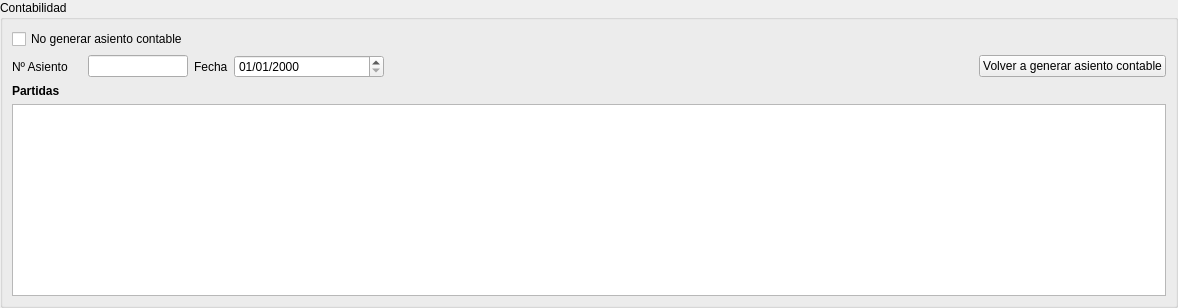
     <widget class="QWidget" name="pageContabilidad">
      <layout class="QVBoxLayout" name="verticalLayout_7">
       <property name="leftMargin">
        <number>0</number>
       </property>
       <property name="topMargin">
        <number>0</number>
       </property>
       <property name="rightMargin">
        <number>0</number>
       </property>
       <property name="bottomMargin">
        <number>0</number>
       </property>
       <item>
        <widget class="QGroupBox" name="groupBox_9">
         <property name="title">
          <string>Contabilidad</string>
         </property>
         <layout class="QGridLayout" name="gridLayout_5">
          <item row="0" column="0" colspan="2">
           <widget class="DBCheckBox" name="db_nogenerarasiento">
            <property name="text">
             <string>No generar asiento contable</string>
            </property>
            <property name="fieldName">
             <string>nogenerarasiento</string>
            </property>
            <property name="dataEditable">
             <bool>true</bool>
            </property>
           </widget>
          </item>
          <item row="1" column="0">
           <widget class="QLabel" name="label_20">
            <property name="text">
             <string>Nº Asiento</string>
            </property>
           </widget>
          </item>
          <item row="1" column="1">
           <widget class="DBNumberEdit" name="db_co_asientos_numero">
            <property name="maximumSize">
             <size>
              <width>100</width>
              <height>16777215</height>
             </size>
            </property>
            <property name="fieldName">
             <string>co_asientos.brother.numero</string>
            </property>
           </widget>
          </item>
          <item row="1" column="2">
           <widget class="QLabel" name="label_19">
            <property name="text">
             <string>Fecha</string>
            </property>
           </widget>
          </item>
          <item row="1" column="3">
           <widget class="DBDateTimeEdit" name="db_co_asientos_fecha">
            <property name="sizePolicy">
             <sizepolicy hsizetype="Preferred" vsizetype="Fixed">
              <horstretch>0</horstretch>
              <verstretch>0</verstretch>
             </sizepolicy>
            </property>
            <property name="minimumSize">
             <size>
              <width>150</width>
              <height>23</height>
             </size>
            </property>
            <property name="displayFormat">
             <string>dd/MM/yyyy</string>
            </property>
            <property name="fieldName">
             <string>co_asientos.brother.fecha</string>
            </property>
           </widget>
          </item>
          <item row="1" column="4">
           <spacer name="horizontalSpacer_4">
            <property name="orientation">
             <enum>Qt::Horizontal</enum>
            </property>
            <property name="sizeHint" stdset="0">
             <size>
              <width>583</width>
              <height>20</height>
             </size>
            </property>
           </spacer>
          </item>
          <item row="1" column="5">
           <widget class="QPushButton" name="pbGenerarAsiento">
            <property name="text">
             <string>Volver a generar asiento contable</string>
            </property>
            <property name="icon">
             <iconset resource="../home/david/src/alepherp/trunk/src/lib/daobusiness/resources/resources.qrc">
              <normaloff>:/generales/images/recalculatecounter.png</normaloff>:/generales/images/recalculatecounter.png</iconset>
            </property>
           </widget>
          </item>
          <item row="2" column="0">
           <widget class="QLabel" name="label_21">
            <property name="font">
             <font>
              <weight>75</weight>
              <bold>true</bold>
             </font>
            </property>
            <property name="text">
             <string>Partidas</string>
            </property>
           </widget>
          </item>
          <item row="3" column="0" colspan="6">
           <widget class="DBTableView" name="frmFacturasProv-co_asientos.co_partidas">
            <property name="internalData">
             <bool>true</bool>
            </property>
            <property name="relationName">
             <string>co_asientos.co_partidas</string>
            </property>
            <property name="allowedEdit">
             <bool>false</bool>
            </property>
            <property name="visibleColumns">
             <string>codsubcuenta;concepto;debe;haber</string>
            </property>
           </widget>
          </item>
         </layout>
        </widget>
       </item>
      </layout>
     </widget>
